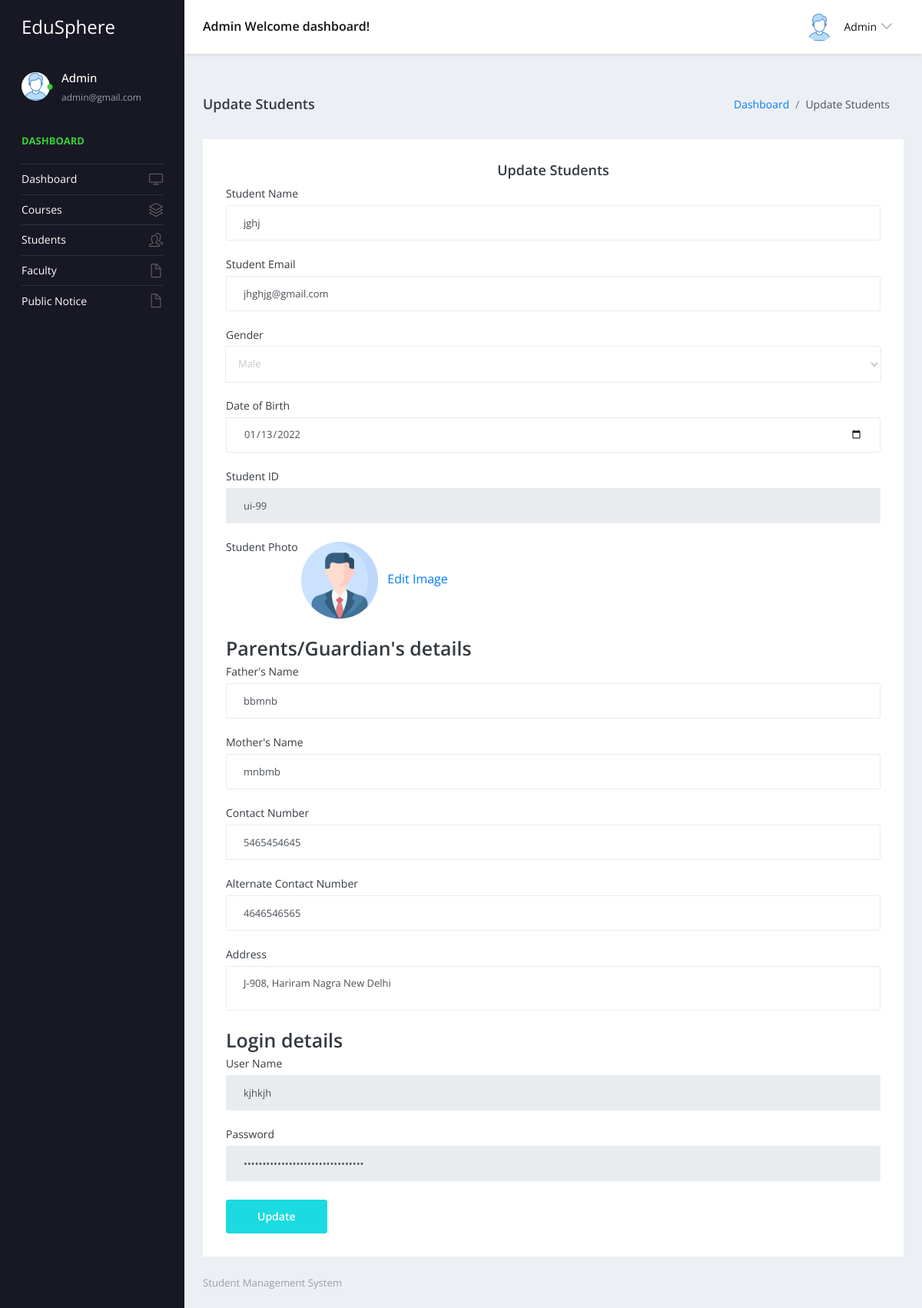
Page /studentms/admin/edit-student-detail.php?editid=1 (signed in) on the committed database.
### tables this page shows
CREATE TABLE `tblstudent` (
  `ID` int(10) NOT NULL,
  `StudentName` varchar(200) DEFAULT NULL,
  `StudentEmail` varchar(200) DEFAULT NULL,
  `StudentClass` varchar(100) DEFAULT NULL,
  `Gender` varchar(50) DEFAULT NULL,
  `DOB` date DEFAULT NULL,
  `StuID` varchar(200) DEFAULT NULL,
  `FatherName` mediumtext DEFAULT NULL,
  `MotherName` mediumtext DEFAULT NULL,
  `ContactNumber` bigint(10) DEFAULT NULL,
  `AltenateNumber` bigint(10) DEFAULT NULL,
  `Address` mediumtext DEFAULT NULL,
  `UserName` varchar(200) DEFAULT NULL,
  `Password` varchar(200) DEFAULT NULL,
  `Image` varchar(200) DEFAULT NULL,
  `DateofAdmission` timestamp NULL DEFAULT current_timestamp()
);

### studentms/admin/edit-student-detail.php (the view, shortened to what this page needs)
<?php
include('includes/dbconnection.php');
if (strlen($_SESSION['sturecmsaid']==0)) {
  header('location:logout.php');
  } else{
  ?>
<!DOCTYPE html>
<html lang="en">
  <head>
    <link rel="stylesheet" href="vendors/simple-line-icons/css/simple-line-icons.css">
    <link rel="stylesheet" href="vendors/flag-icon-css/css/flag-icon.min.css">
    <link rel="stylesheet" href="vendors/css/vendor.bundle.base.css">
    <link rel="stylesheet" href="vendors/select2/select2.min.css">
    <link rel="stylesheet" href="vendors/select2-bootstrap-theme/select2-bootstrap.min.css">
    <link rel="stylesheet" href="css/style.css" />
  </head>
  <body>
    <div class="container-scroller">
     <?php include_once('includes/header.php');?>
      <div class="container-fluid page-body-wrapper">
      <?php include_once('includes/sidebar.php');?>
        <div class="main-panel">
          <div class="content-wrapper">
            <div class="page-header">
              <h3 class="page-title"> Update Students </h3>
              <nav aria-label="breadcrumb">
                <ol class="breadcrumb">
                  <li class="breadcrumb-item"><a href="dashboard.php">Dashboard</a></li>
                  <li class="breadcrumb-item active" aria-current="page"> Update Students</li>
                </ol>
              </nav>
            </div>
            <div class="row">
              <div class="col-12 grid-margin stretch-card">
                <div class="card">
                  <div class="card-body">
                    <h4 class="card-title" style="text-align: center;">Update Students</h4>
                    <form class="forms-sample" method="post" enctype="multipart/form-data">
                      <?php
$eid=$_GET['editid'];
$sql="SELECT tblstudent.StudentName,tblstudent.StudentEmail,tblstudent.StudentClass,tblstudent.Gender,tblstudent.DOB,tblstudent.StuID,tblstudent.FatherName,tblstudent.MotherName,tblstudent.ContactNumber,tblstudent.AltenateNumber,tblstudent.Address,tblstudent.UserName,tblstudent.Password,tblstudent.Image,tblstudent.DateofAdmission from tblstudent  where tblstudent.ID=:eid";
$query = $dbh -> prepare($sql);
$query->bindParam(':eid',$eid,PDO::PARAM_STR);
$query->execute();
$results=$query->fetchAll(PDO::FETCH_OBJ);
$cnt=1;
if($query->rowCount() > 0)
{
foreach($results as $row)
{               ?>
                      <div class="form-group">
                        <label for="exampleInputName1">Student Name</label>
                        <input type="text" name="stuname" value="<?php  echo htmlentities($row->StudentName);?>" class="form-control" required='true'>
                      </div>
                      <div class="form-group">
                        <label for="exampleInputName1">Student Email</label>
                        <input type="text" name="stuemail" value="<?php  echo htmlentities($row->StudentEmail);?>" class="form-control" required='true'>
                      </div>
                      <div class="form-group">
                        <label for="exampleInputName1">Gender</label>
                        <select name="gender" value="" class="form-control" required='true'>
                          <option value="<?php  echo htmlentities($row->Gender);?>"><?php  echo htmlentities($row->Gender);?></option>
                        </select>
                      </div>
                      <div class="form-group">
                        <label for="exampleInputName1">Date of Birth</label>
                        <input type="date" name="dob" value="<?php  echo htmlentities($row->DOB);?>" class="form-control" required='true'>
                      </div>
                      <div class="form-group">
                        <label for="exampleInputName1">Student ID</label>
                        <input type="text" name="stuid" value="<?php  echo htmlentities($row->StuID);?>" class="form-control" readonly='true'>
                      </div>
                      <div class="form-group">
                        <label for="exampleInputName1">Student Photo</label>
                        <img src="images/<?php echo $row->Image;?>" width="100" height="100" value="<?php  echo $row->Image;?>"><a href="changeimage.php?editid=<?php echo $row->ID;?>"> &nbsp; Edit Image</a>
                      </div>
                      <h3>Parents/Guardian's details</h3>
                      <div class="form-group">
                        <label for="exampleInputName1">Father's Name</label>
                        <input type="text" name="fname" value="<?php  echo htmlentities($row->FatherName);?>" class="form-control" required='true'>
                      </div>
                      <div class="form-group">
                        <label for="exampleInputName1">Mother's Name</label>
                        <input type="text" name="mname" value="<?php  echo htmlentities($row->MotherName);?>" class="form-control" required='true'>
                      </div>
                      <div class="form-group">
                        <label for="exampleInputName1">Contact Number</label>
                        <input type="text" name="connum" value="<?php  echo htmlentities($row->ContactNumber);?>" class="form-control" required='true' maxlength="10" pattern="[0-9]+">
                      </div>
                      <div class="form-group">
                        <label for="exampleInputName1">Alternate Contact Number</label>
                        <input type="text" name="altconnum" value="<?php  echo htmlentities($row->AltenateNumber);?>" class="form-control" required='true' maxlength="10" pattern="[0-9]+">
                      </div>
                      <div class="form-group">
                        <label for="exampleInputName1">Address</label>
                        <textarea name="address" class="form-control" required='true'><?php  echo htmlentities($row->Address);?></textarea>
                      </div>
<h3>Login details</h3>
<div class="form-group">
                        <label for="exampleInputName1">User Name</label>
                        <input type="text" name="uname" value="<?php  echo htmlentities($row->UserName);?>" class="form-control" readonly='true'>
                      </div>
                      <div class="form-group">
                        <label for="exampleInputName1">Password</label>
                        <input type="Password" name="password" value="<?php  echo htmlentities($row->Password);?>" class="form-control" readonly='true'>
                      </div><?php $cnt=$cnt+1;}} ?>
                      <button type="submit" class="btn btn-primary mr-2" name="submit">Update</button>
                    </form>
                  </div>
                </div>
              </div>
            </div>
          </div>
         <?php include_once('includes/footer.php');?>
        </div>
      </div>
    </div>
  </body>
</html><?php }  ?>

### studentms/admin/includes/header.php (shortened to what this page needs)
 <nav class="navbar default-layout-navbar col-lg-12 col-12 p-0 fixed-top d-flex flex-row">
        <div class="navbar-brand-wrapper d-flex align-items-center">
          <a class="navbar-brand brand-logo" href="dashboard.php">
            <strong style="color: white;">EduSphere</strong>
          </a>
        </div><?php
         $aid= $_SESSION['sturecmsaid'];
$sql="SELECT * from tbladmin where ID=:aid";
$query = $dbh -> prepare($sql);
$query->bindParam(':aid',$aid,PDO::PARAM_STR);
$query->execute();
$results=$query->fetchAll(PDO::FETCH_OBJ);
$cnt=1;
if($query->rowCount() > 0)
{
foreach($results as $row)
{               ?>
        <div class="navbar-menu-wrapper d-flex align-items-center flex-grow-1">
          <h5 class="mb-0 font-weight-medium d-none d-lg-flex"><?php  echo htmlentities($row->AdminName);?> Welcome dashboard!</h5>
          <ul class="navbar-nav navbar-nav-right ml-auto">
            <li class="nav-item dropdown d-none d-xl-inline-flex user-dropdown">
              <a class="nav-link dropdown-toggle" id="UserDropdown" href="#" data-toggle="dropdown" aria-expanded="false">
                <img class="img-xs rounded-circle ml-2" src="images/faces/face8.jpg" alt="Profile image"> <span class="font-weight-normal"> <?php  echo htmlentities($row->AdminName);?> </span></a>
                <?php $cnt=$cnt+1;}} ?>
            </li>
          </ul>
        </div>
      </nav>

### studentms/admin/includes/sidebar.php (shortened to what this page needs)
<nav class="sidebar sidebar-offcanvas" id="sidebar">
          <ul class="nav">
            <li class="nav-item nav-profile">
              <a href="#" class="nav-link">
                <div class="profile-image">
                  <img class="img-xs rounded-circle" src="images/faces/face8.jpg" alt="profile image">
                  <div class="dot-indicator bg-success"></div>
                </div>
                <div class="text-wrapper">
                  <?php
         $aid= $_SESSION['sturecmsaid'];
$sql="SELECT * from tbladmin where ID=:aid";
$query = $dbh -> prepare($sql);
$query->bindParam(':aid',$aid,PDO::PARAM_STR);
$query->execute();
$results=$query->fetchAll(PDO::FETCH_OBJ);
$cnt=1;
if($query->rowCount() > 0)
{
foreach($results as $row)
{               ?>
                  <p class="profile-name"><?php  echo htmlentities($row->AdminName);?></p>
                  <p class="designation"><?php  echo htmlentities($row->Email);?></p><?php $cnt=$cnt+1;}} ?>
                </div>
              </a>
            </li>
            <li class="nav-item nav-category">
              <span class="nav-link">Dashboard</span>
            </li>
            <li class="nav-item">
              <a class="nav-link" href="dashboard.php">
                <span class="menu-title">Dashboard</span>
                <i class="icon-screen-desktop menu-icon"></i>
              </a>
            </li>
            <li class="nav-item">
              <a class="nav-link" data-toggle="collapse" href="#ui-basic" aria-expanded="false" aria-controls="ui-basic">
                <span class="menu-title">Courses</span>
                <i class="icon-layers menu-icon"></i>
              </a>
            </li>
            <li class="nav-item">
              <a class="nav-link" data-toggle="collapse" href="#ui-basic1" aria-expanded="false" aria-controls="ui-basic1">
                <span class="menu-title">Students</span>
                <i class="icon-people menu-icon"></i>
              </a>
            </li>
            <li class="nav-item">
              <a class="nav-link" data-toggle="collapse" href="#auth-fa" aria-expanded="false" aria-controls="auth">
                <span class="menu-title">Faculty</span>
                <i class="icon-doc menu-icon"></i>
              </a>
            </li>
            <li class="nav-item">
              <a class="nav-link" data-toggle="collapse" href="#auth1" aria-expanded="false" aria-controls="auth">
                <span class="menu-title">Public Notice</span>
                <i class="icon-doc menu-icon"></i>
              </a>
            </li>
          </ul>
        </nav>

### rows in the picture
tblstudent: stuname "jghj", stuemail "jhghjg@gmail.com", gender "Male", dob "01/13/2022", stuid "ui-99", Image (picture), fname "bbmnb", mname "mnbmb", connum "5465454645", altconnum "4646546565", address "J-908, Hariram Nagra New Delhi", uname "kjhkjh"

### other values in the picture
$row->AdminName "Admin"
$row->Email "admin@gmail.com"
